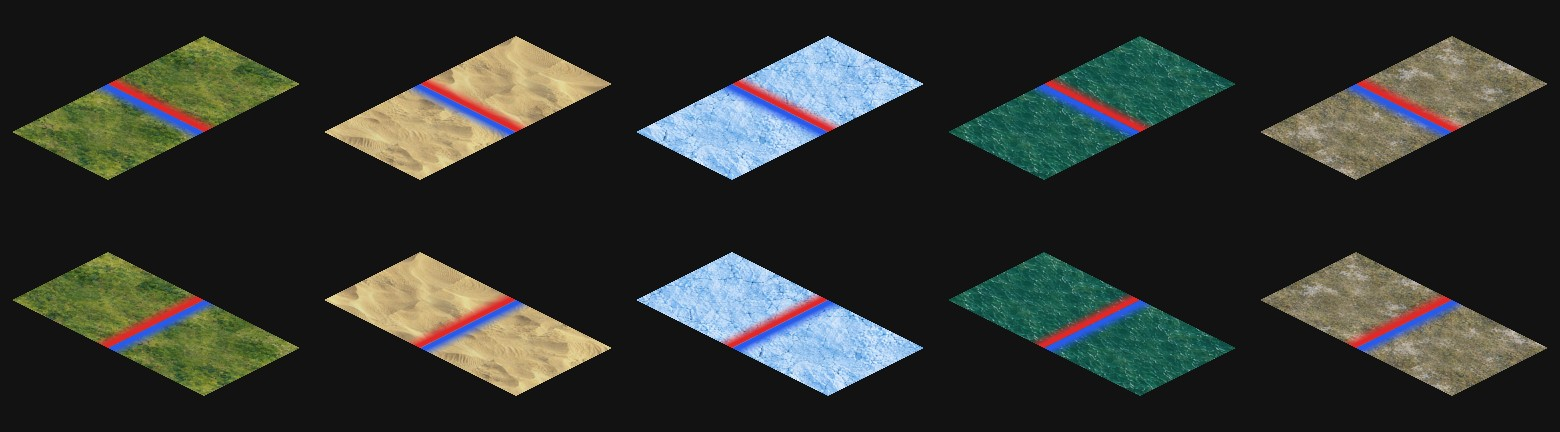

Write Python code to recreate this figure.
# Synthetic check for issue 259: the shipped border masks, tinted as the client tints them, drawn on the tileset's own terrain
# cells at an edge between two owners. Usage: python3.14 borders-montage.py TILESET_DIR OUT.jpg
import re, sys
from PIL import Image
d, out = sys.argv[1], sys.argv[2]
W, H = 192, 96
sheet = Image.open(d + "/terrain45.png").convert("RGBA")
spec = open(d + "/terrain45.spec").read()
def cell(tag):
    m = re.search(r'(\d+),\s*(\d+),\s*"%s"' % re.escape(tag), spec); r, c = int(m.group(1)), int(m.group(2))
    return sheet.crop((c * W, r * H, (c + 1) * W, (r + 1) * H))
masks = Image.open(d + "/borders.png").convert("RGBA")
def tint(k, rgb):
    m = masks.crop((k * W, 0, (k + 1) * W, H)); t = Image.new("RGBA", (W, H), rgb + (255,)); t.putalpha(m.getchannel("A")); return t
RED, BLUE = (225, 40, 40), (40, 90, 235)
# n/s: owners above-right and below-left of a down-right edge; w/e: above-left and below-right of an up-right edge
tiles = {"n": (48, -24), "s": (-48, 24), "w": (-48, -24), "e": (48, 24)}
terrains = [("grassland", "t.l0.grassland1", "t.l0.grassland6"), ("desert", "t.l0.desert1", "t.l0.desert2"),
            ("snow", "t.l0.arctic1", "t.l0.arctic2"), ("water", "t.l0.lake1", "t.l0.lake1"),
            ("tundra", "t.l0.tundra1", "t.l0.tundra2")]
pad = 60; cw, ch = W + 2 * pad, H + 2 * pad
img = Image.new("RGBA", (cw * len(terrains), ch * 2), (18, 18, 18, 255))
for i, (name, a, b) in enumerate(terrains):
    for row, (t1, t2, k1, k2) in enumerate((("n", "s", 0, 1), ("w", "e", 2, 3))):
        cv = Image.new("RGBA", (cw, ch), (0, 0, 0, 0))
        for t, tag in ((t1, a), (t2, b)):
            ox, oy = tiles[t]; cv.alpha_composite(cell(tag), (pad + ox, pad + oy))
        cv.alpha_composite(tint(k1, RED), (pad, pad))
        cv.alpha_composite(tint(k2, BLUE), (pad, pad))
        img.alpha_composite(cv, (i * cw, row * ch))
img.convert("RGB").save(out, quality=90)
